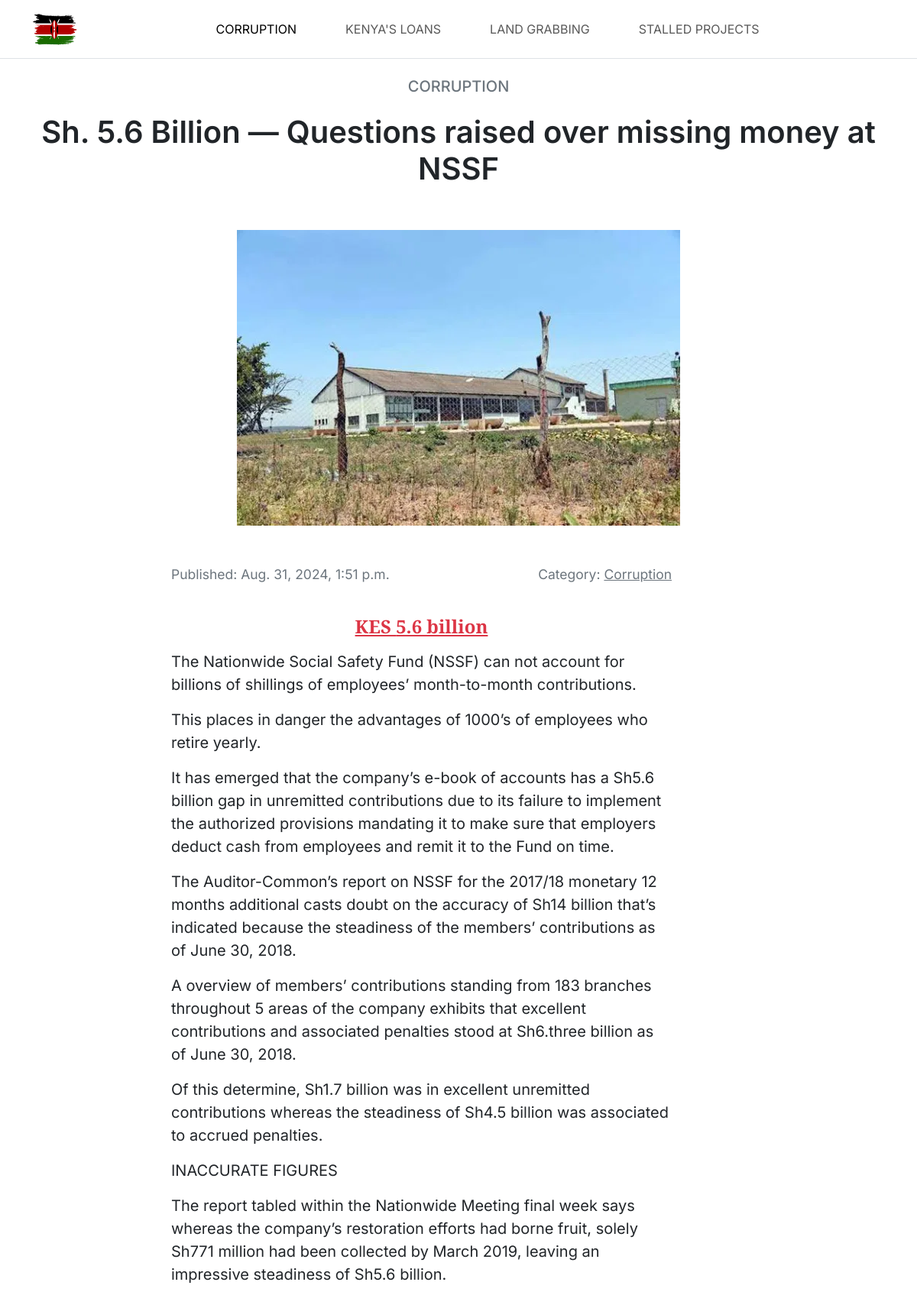
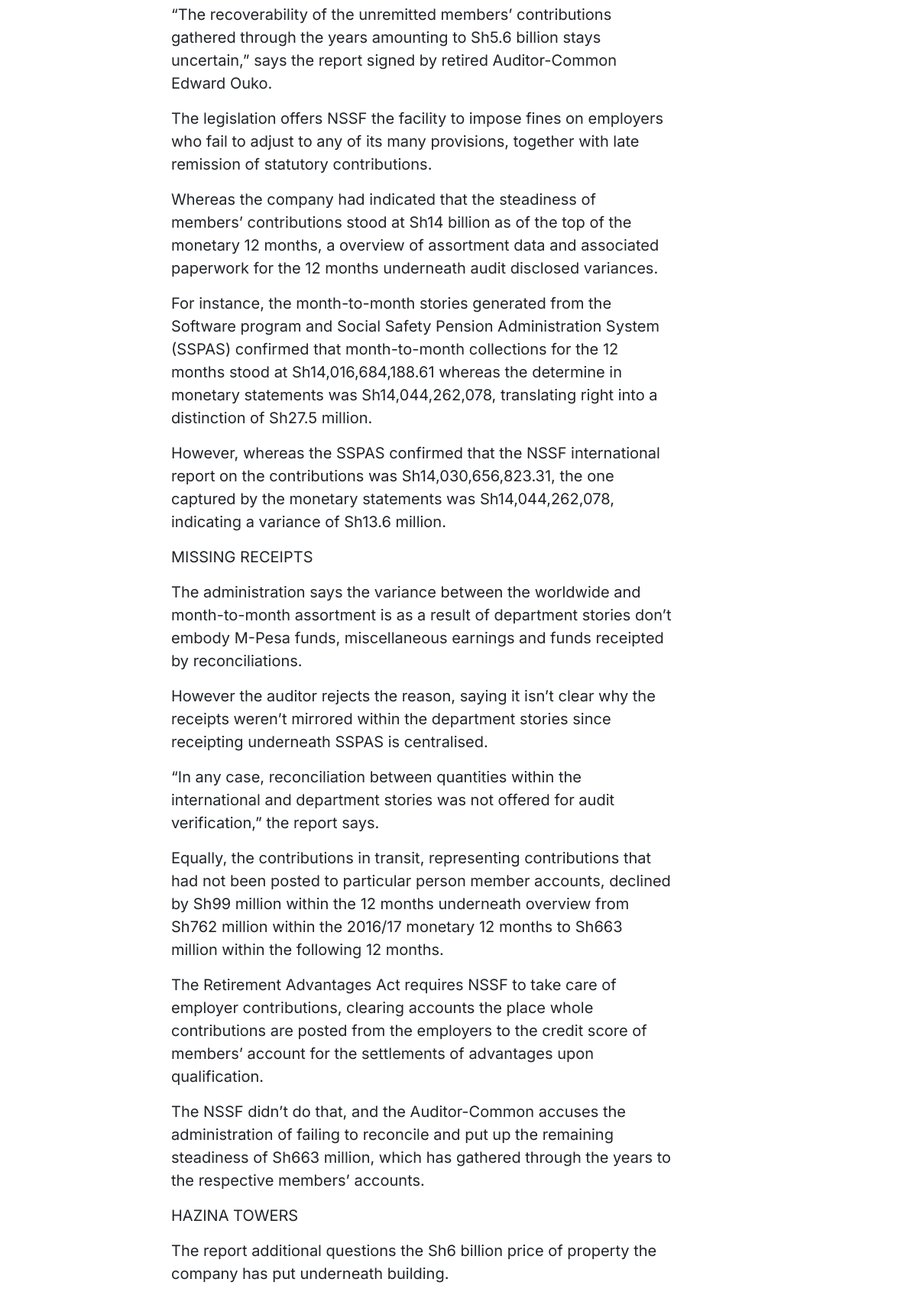
The page /corruption/2/ (upper part) on the database its author committed (2 pictures, top to bottom).
### website/models.py (models this page shows, shortened)
class CorruptionStory(models.Model):
    class Meta:
        ordering = ["-date_occured"]
    amount = models.IntegerField(help_text="Enter amount")
    banner = models.ImageField(help_text="Upload the banner image")
    content = models.TextField(help_text="Enter article body")
    date_created = models.DateTimeField(auto_now_add=True)
    date_occured = models.DateTimeField(help_text="Enter the date the corruption occured")
    headline = models.CharField(help_text="Enter the article headline", max_length=300)
    is_published = models.BooleanField(default=False, help_text="Is published?")

### website/views.py (the view)
# urls.py: path("corruption/<int:id>/", views.corruption_detail, name="corruption_detail"),
def corruption_detail(request, id):
    corruption_story = CorruptionStory.objects.get(pk=id)
    return render(request, "website/corruption_detail.html", { "corruption_story" : corruption_story })

### website/templates/website/corruption_detail.html (shortened to what this page needs)
{% extends "website/base.html" %}
{% load humanize %}
{% load static %}
{% block content %}
    <main class="container mt-4 px-4 px-md-0">
        <h5 class="text-center text-secondary mb-4">CORRUPTION</h5>
        <h1 class="display-6 fw-semibold text-center">{{ corruption_story.headline }}</h1>
        <section class="row">
            <div class="col-md-2"></div>
            <div class="col-md-8">
                <div class="text-center mb-5 mt-5">
                    <img alt="Corruption story banner" class="img-fluid"
                         src="{% static 'website/images' %}{{ corruption_story.banner.url }}"/>
                </div>
            </div>
            <div class="col-md-2"></div>
        </section>
        <section class="row" style="font-family: 'Source Serif 4', Inter, serif; font-size: 20px ">
            <div class="col-lg-2 col-xl-2"></div>
            <div class="col-lg-8 col-xl-7">
                <div class="d-flex justify-content-between mb-4">
                    <p><small class="text-secondary text-sm">Published: {{ corruption_story.date_created }}</small></p>
                    <p><small class="text-secondary">Category: <a class="text-reset" href="{% url 'corruption' %}">Corruption</a></small></p>
                </div>
                <h4 class="fw-bold text-center text-danger text-decoration-underline mb-3">KES {{ corruption_story.amount|intword }}</h4>
                {% autoescape off %}
                    {{ corruption_story.content|linebreaks }}
                {% endautoescape %}
            </div>
            <div class="col-lg-2 col-xl-3"></div>
        </section>
    </main>
{% endblock %}

### website/templates/website/base.html (shortened to what this page needs)
{% load static %}
<!DOCTYPE html>
<html lang="en">
<head>
    <link href="{% static "website/css/bootstrap.min.css" %}" rel="stylesheet">
</head>
<body style='font-family: Inter,system-ui,-apple-system,"Segoe UI",Roboto,"Helvetica Neue","Noto Sans","Liberation Sans",Arial,sans-serif,"Apple Color Emoji","Segoe UI Emoji","Segoe UI Symbol","Noto Color Emoji";'>
<nav class="border-bottom border-body navbar navbar-expand-lg">
    <div class="container">
        <a class="navbar-brand" href="{% url "corruption" %}">
            <img alt="Kenyan flag" height="50" width="60" src="{% static "website/images/brand.png" %}"/>
        </a>
        <div class="collapse navbar-collapse" id="navbarNav">
            <ul class="navbar-nav mx-auto">
                <li class="nav-item mx-4">
                    <a class="nav-link {% if '/' in request.path %}active{% endif %}" href="{% url "corruption" %}">CORRUPTION</a>
                </li>
                <li class="nav-item mx-4">
                    <a class="nav-link {% if 'kenyas-loans/' in request.path %}active{% endif %}"
                       href="{% url "kenyas_loans" %}">KENYA'S LOANS</a>
                </li>
                <li class="nav-item mx-4">
                    <a class="nav-link {% if 'land-grabbing/' in request.path %}active{% endif %}"
                       href="{% url "land_grabbing" %}">LAND GRABBING</a>
                </li>
                <li class="nav-item mx-4">
                    <a class="nav-link {% if 'stalled-projects/' in request.path %}active{% endif %}"
                       href="{% url "stalled_projects" %}">STALLED PROJECTS</a>
                </li>
            </ul>
        </div>
    </div>
</nav>
<div class="min-vh-100">
    {% block content %}{% endblock %}
</div>
</body>
</html>

### rows shown on the page
CorruptionStory: headline "Sh. 5.6 Billion — Questions raised over missing money at NSSF", banner (picture), date_created "Aug. 31, 2024, 1:51 p.m.", amount "5.6 billion", content "The Nationwide Social Safety Fund (NSSF) can not account for billions of shillings of employees’ month-to-month contributions. This places in danger the advantages of 1000’s of employees who retire yearly. It has emerged that the company’s e-book of accounts has a Sh5.6 billion gap in unremitted contributions due to its failure to implement the authorized provisions mandating it to make sure that employers deduct cash from employees and remit it to the Fund on time. The Auditor-Common’s report on NSSF for the 2017/18 monetary 12 months additional casts doubt on the accuracy of Sh14 billion that’s indicated because the steadiness of the members’ contributions as of June 30, 2018. A overview…"
